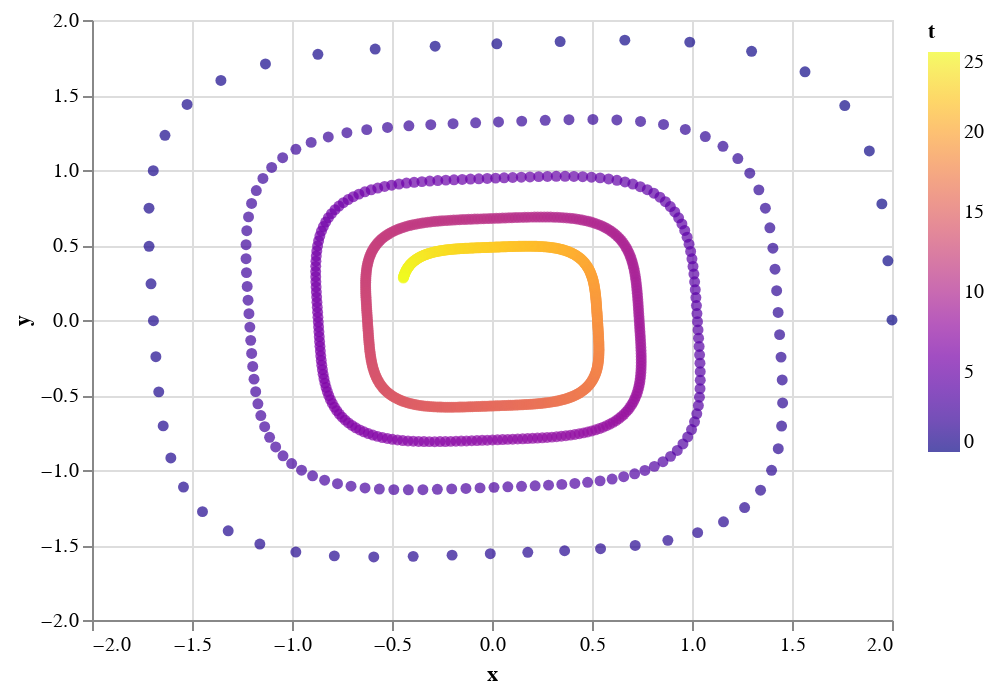

Source (notebook cell):
### Code cell
alt.Chart(pd.DataFrame({
    'x': true_y[:, 0, 0].cpu().numpy(),
    'y': true_y[:, 0, 1].cpu().numpy(),
    't': t.cpu().numpy(),
})).mark_circle().encode(x='x:Q', y='y:Q', color=alt.Color('t:Q', scale=alt.Scale(scheme='plasma')))

### Figure 1 — Vega-Lite specification as saved in the notebook (floating-point values rounded to 4 significant figures; data arrays with more than 128 entries replaced by an {"elided": "..."} marker saying what was removed)
{"config": {"view": {"continuousWidth": 400, "continuousHeight": 300}}, "data": {"name": "data-ad7d9ade0ad311e5965e54b8fffa9cdf"}, "mark": "circle", "encoding": {"color": {"type": "quantitative", "field": "t", "scale": {"scheme": "plasma"}}, "x": {"type": "quantitative", "field": "x"}, "y": {"type": "quantitative", "field": "y"}}, "$schema": "https://vega.github.io/schema/vega-lite/v4.8.1.json", "datasets": {"data-ad7d9ade0ad311e5965e54b8fffa9cdf": {"elided": "1000 records"}}}
